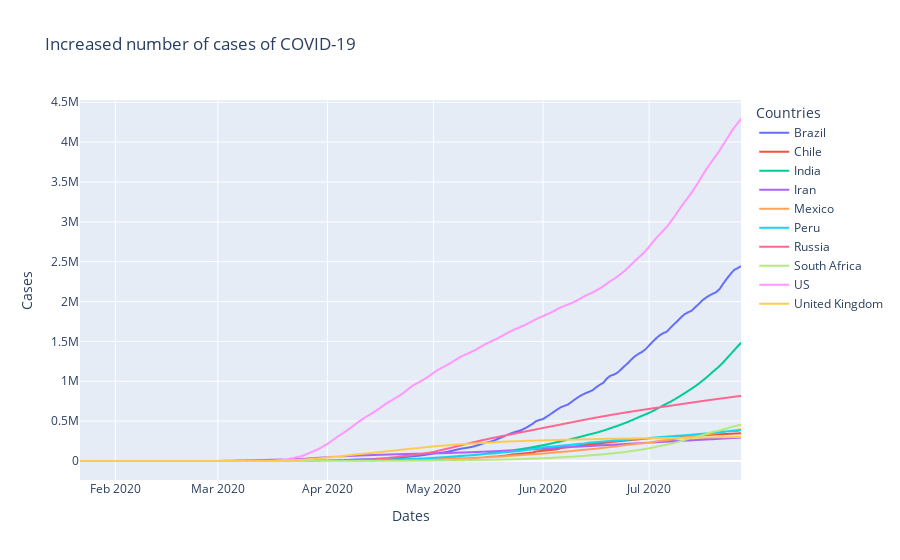

The notebook cell saved with this chart:
### Code cell
# Plot a graph
# px stands for plotly_express
px.line(df_trend, 
        title='Increased number of cases of COVID-19',
        x='Dates', 
        y='Cases', 
        color='Countries')

### Figure 1 — Plotly figure (JSON) as saved in the notebook; plotly's stock layout.template omitted (floating-point values rounded to 4 significant figures; data arrays with more than 128 entries replaced by an {"elided": "..."} marker saying what was removed)
{"data": [{"hovertemplate": "Countries=Brazil<br>Dates=%{x}<br>Cases=%{y}<extra></extra>", "legendgroup": "Brazil", "line": {"color": "#636efa", "dash": "solid"}, "mode": "lines", "name": "Brazil", "showlegend": true, "type": "scattergl", "x": {"elided": "188 str values"}, "xaxis": "x", "y": {"elided": "188 int values"}, "yaxis": "y"}, {"hovertemplate": "Countries=Chile<br>Dates=%{x}<br>Cases=%{y}<extra></extra>", "legendgroup": "Chile", "line": {"color": "#EF553B", "dash": "solid"}, "mode": "lines", "name": "Chile", "showlegend": true, "type": "scattergl", "x": {"elided": "188 str values"}, "xaxis": "x", "y": {"elided": "188 int values"}, "yaxis": "y"}, {"hovertemplate": "Countries=India<br>Dates=%{x}<br>Cases=%{y}<extra></extra>", "legendgroup": "India", "line": {"color": "#00cc96", "dash": "solid"}, "mode": "lines", "name": "India", "showlegend": true, "type": "scattergl", "x": {"elided": "188 str values"}, "xaxis": "x", "y": {"elided": "188 int values"}, "yaxis": "y"}, {"hovertemplate": "Countries=Iran<br>Dates=%{x}<br>Cases=%{y}<extra></extra>", "legendgroup": "Iran", "line": {"color": "#ab63fa", "dash": "solid"}, "mode": "lines", "name": "Iran", "showlegend": true, "type": "scattergl", "x": {"elided": "188 str values"}, "xaxis": "x", "y": {"elided": "188 int values"}, "yaxis": "y"}, {"hovertemplate": "Countries=Mexico<br>Dates=%{x}<br>Cases=%{y}<extra></extra>", "legendgroup": "Mexico", "line": {"color": "#FFA15A", "dash": "solid"}, "mode": "lines", "name": "Mexico", "showlegend": true, "type": "scattergl", "x": {"elided": "188 str values"}, "xaxis": "x", "y": {"elided": "188 int values"}, "yaxis": "y"}, {"hovertemplate": "Countries=Peru<br>Dates=%{x}<br>Cases=%{y}<extra></extra>", "legendgroup": "Peru", "line": {"color": "#19d3f3", "dash": "solid"}, "mode": "lines", "name": "Peru", "showlegend": true, "type": "scattergl", "x": {"elided": "188 str values"}, "xaxis": "x", "y": {"elided": "188 int values"}, "yaxis": "y"}, {"hovertemplate": "Countries=Russia<br>Dates=%{x}<br>Cases=%{y}<extra></extra>", "legendgroup": "Russia", "line": {"color": "#FF6692", "dash": "solid"}, "mode": "lines", "name": "Russia", "showlegend": true, "type": "scattergl", "x": {"elided": "188 str values"}, "xaxis": "x", "y": {"elided": "188 int values"}, "yaxis": "y"}, {"hovertemplate": "Countries=South Africa<br>Dates=%{x}<br>Cases=%{y}<extra></extra>", "legendgroup": "South Africa", "line": {"color": "#B6E880", "dash": "solid"}, "mode": "lines", "name": "South Africa", "showlegend": true, "type": "scattergl", "x": {"elided": "188 str values"}, "xaxis": "x", "y": {"elided": "188 int values"}, "yaxis": "y"}, {"hovertemplate": "Countries=US<br>Dates=%{x}<br>Cases=%{y}<extra></extra>", "legendgroup": "US", "line": {"color": "#FF97FF", "dash": "solid"}, "mode": "lines", "name": "US", "showlegend": true, "type": "scattergl", "x": {"elided": "188 str values"}, "xaxis": "x", "y": {"elided": "188 int values"}, "yaxis": "y"}, {"hovertemplate": "Countries=United Kingdom<br>Dates=%{x}<br>Cases=%{y}<extra></extra>", "legendgroup": "United Kingdom", "line": {"color": "#FECB52", "dash": "solid"}, "mode": "lines", "name": "United Kingdom", "showlegend": true, "type": "scattergl", "x": {"elided": "188 str values"}, "xaxis": "x", "y": {"elided": "188 int values"}, "yaxis": "y"}], "layout": {"legend": {"title": {"text": "Countries"}, "tracegroupgap": 0}, "title": {"text": "Increased number of cases of COVID-19"}, "xaxis": {"anchor": "y", "domain": [0, 1], "title": {"text": "Dates"}}, "yaxis": {"anchor": "x", "domain": [0, 1], "title": {"text": "Cases"}}}}
